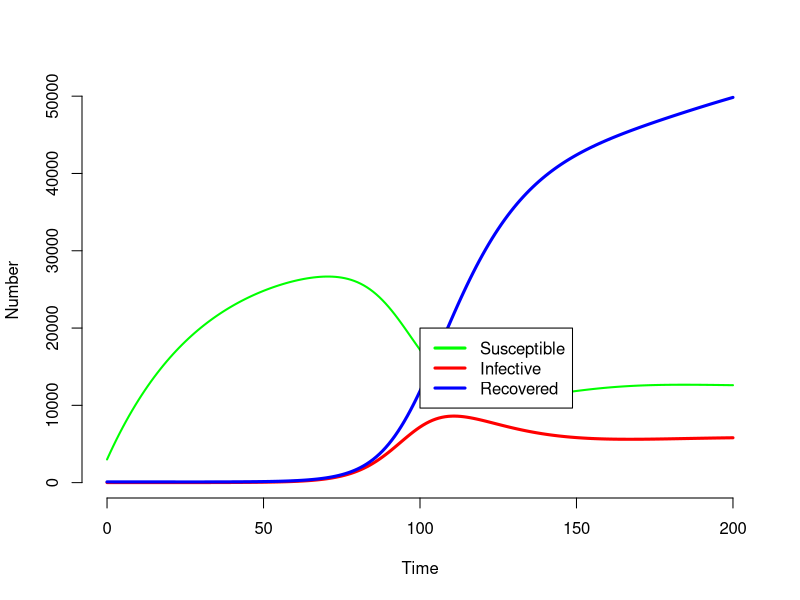

R code for this plot:
library(deSolve)

######################## SI Model ########################

SI_model <- function(times, yinit, pars) {
  with(as.list(c(yinit, pars)), {
    dS <- lam - beta * I * S - mu_s * S
    dI <- beta * I * S - mu_i * I
    dR <- gam * I - mu_r* R
    return(list(c(dS, dI, dR)))
  })
}

################## Setting Parameters ##################
gam = 1/7
beta = 8e-06  # beta is transmission parameter
mu_s = 1/30  # mu_s is the mortality rate for susceptibles
mu_i = 1/10  # mu_i is the mortality rate for infecteds
mu_r = 1/70
lam = 1000  # lam is the birth rate (assumed not to depend on population size)
pars <- cbind(lam, beta, mu_s, mu_i, mu_r)

############### Setting Time Frame ####################

start_time = 0  # start date
end_time = 200  # end date 
times <- seq(start_time, end_time, by = 1)  # gives a sequence from start to end

############ Setting Initial Conditions ###############

yinit <- c(S = 3000, I = 10, R=100)

############# Running The Model ####################

results <- as.data.frame(ode(y = yinit, times = times, func = SI_model, 
                             parms = pars, method = "rk4"))

############# Plotting Results ######################

plot(results$time, results$S, col = "green", type = "l", bty = "n", 
     lwd = 2, xlab = "Time", ylab = "Number", ylim = range(c(results$S, 
                                                             results$I, results$R)))
lines(results$time, results$I, col = "red", lwd = 3)
lines(results$time, results$R, col = "blue", lwd = 3)
legend(100, 20000, c("Susceptible", "Infective", "Recovered"), col = c("green", 
                                                          "red", "blue"), lwd = 3)
